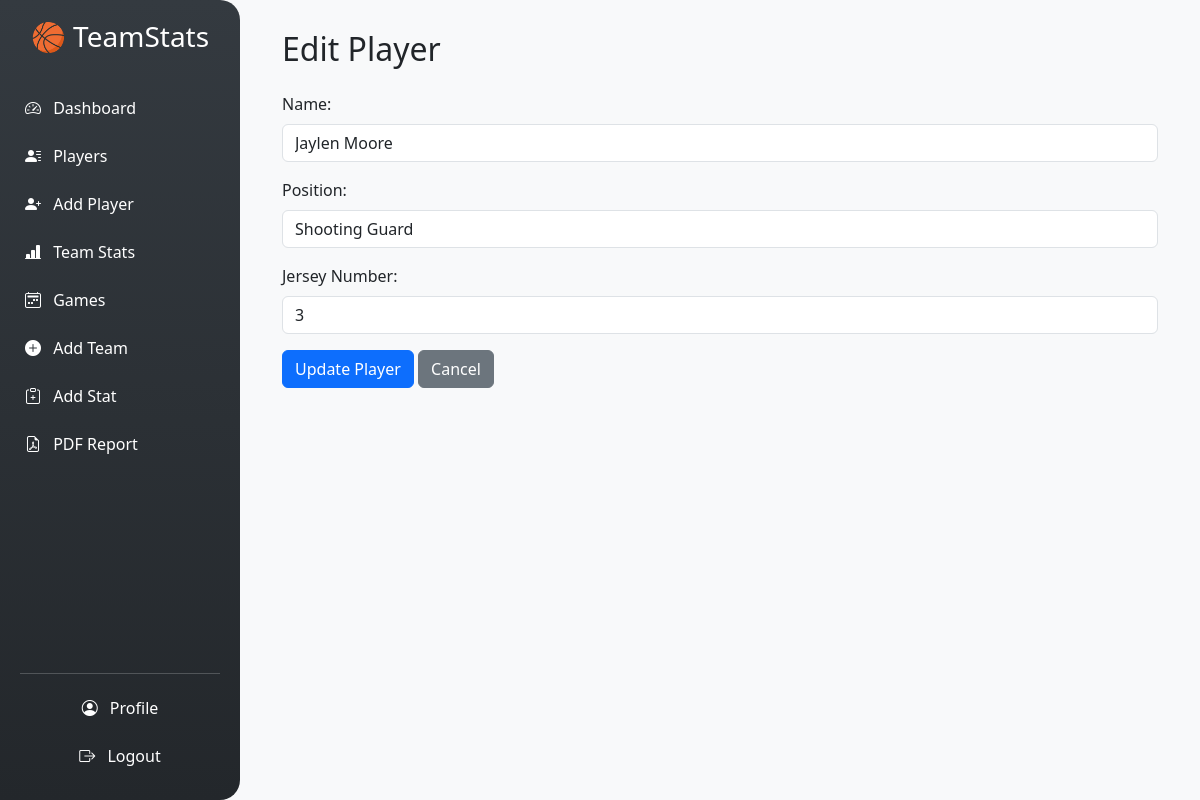
/players/player/1/edit (signed in), run on the app's committed database.
### app/models.py (models this page shows)
class Player(db.Model):
    id = db.Column(db.Integer, primary_key=True)
    name = db.Column(db.String(50), nullable=False)
    jersey_number = db.Column(db.Integer, nullable=True)
    position = db.Column(db.String(20))
    team_id = db.Column(db.Integer, db.ForeignKey('team.id'), nullable=True)
    stats = db.relationship('Stat', backref='player', lazy=True)

### app/routes/players.py (the view, shortened to what this page needs)
@players_bp.route('/player/<int:player_id>/edit', methods=['GET', 'POST'])
@login_required
def edit_player(player_id):
    player = Player.query.get_or_404(player_id)
    return render_template('edit_player.html', player=player)

### app/__init__.py (called while the page is built)
def create_app():
    app = Flask(__name__, instance_relative_config=True)
    app.config['SQLALCHEMY_DATABASE_URI'] = 'sqlite:///basketball.db'
    app.config['SQLALCHEMY_TRACK_MODIFICATIONS'] = False
    app.secret_key = os.environ.get("SECRET_KEY")
    db.init_app(app)
    migrate.init_app(app, db)
    login_manager = LoginManager()
    login_manager.login_view = "auth.login"
    login_manager.init_app(app)
    @login_manager.user_loader
    def load_user(user_id):
        return User.query.get(int(user_id))
    app.register_blueprint(core_bp)
    app.register_blueprint(auth_bp)
    app.register_blueprint(dashboard_bp)
    app.register_blueprint(players_bp)
    app.register_blueprint(teams_bp)
    app.register_blueprint(games_bp)
    app.register_blueprint(reports_bp)
    return app

### app/templates/edit_player.html (shortened to what this page needs)
{% extends "base.html" %}
{% block content %}
<div class="container">
    <h2 class="mb-4">Edit Player</h2>
    <form method="POST">
        <div class="mb-3">
            <label for="name" class="form-label">Name:</label>
            <input type="text" name="name" class="form-control" value="{{ player.name }}" required>
        </div>
        <div class="mb-3">
            <label for="position" class="form-label">Position:</label>
            <input type="text" name="position" class="form-control" value="{{ player.position }}" required>
        </div>
        <div class="mb-3">
            <label for="jersey_number" class="form-label">Jersey Number:</label>
            <input type="number" name="jersey_number" class="form-control" value="{{ player.jersey_number }}" required>
        </div>
        <button type="submit" class="btn btn-primary">Update Player</button>
        <a href="{{ url_for('players.player_stats') }}" class="btn btn-secondary">Cancel</a>
    </form>
</div>
{% endblock %}

### app/templates/base.html (style rules this page uses)
body { margin: 0; font-family: 'Segoe UI', sans-serif; background-color: #f8f9fa; }

### data on the page
Player: name "Jaylen Moore", position "Shooting Guard", jersey_number "3"
